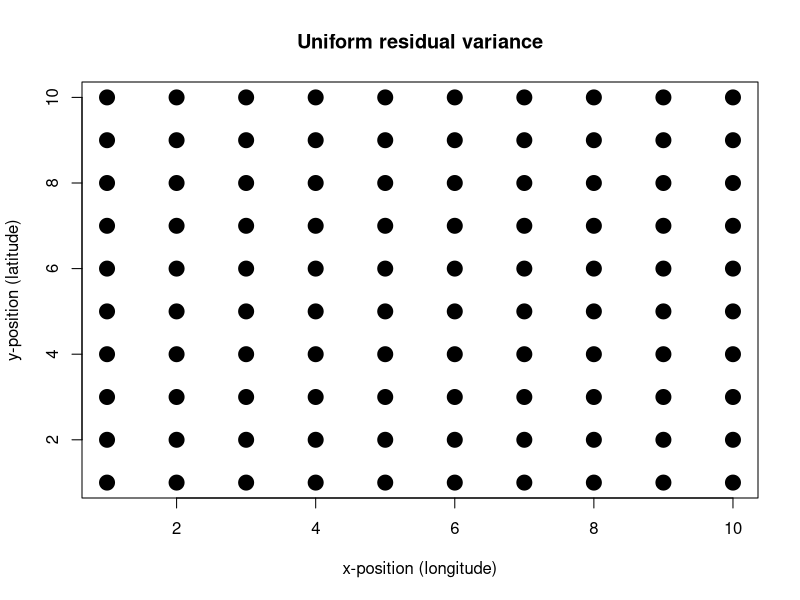
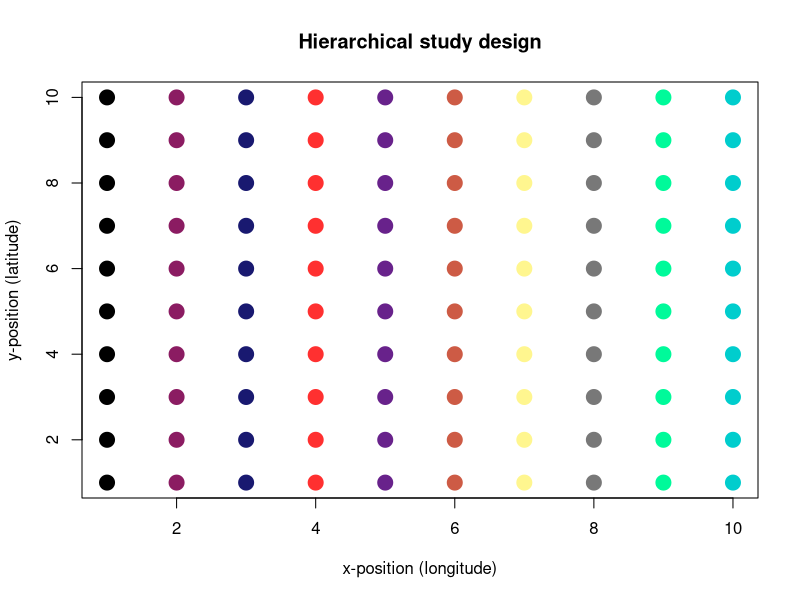
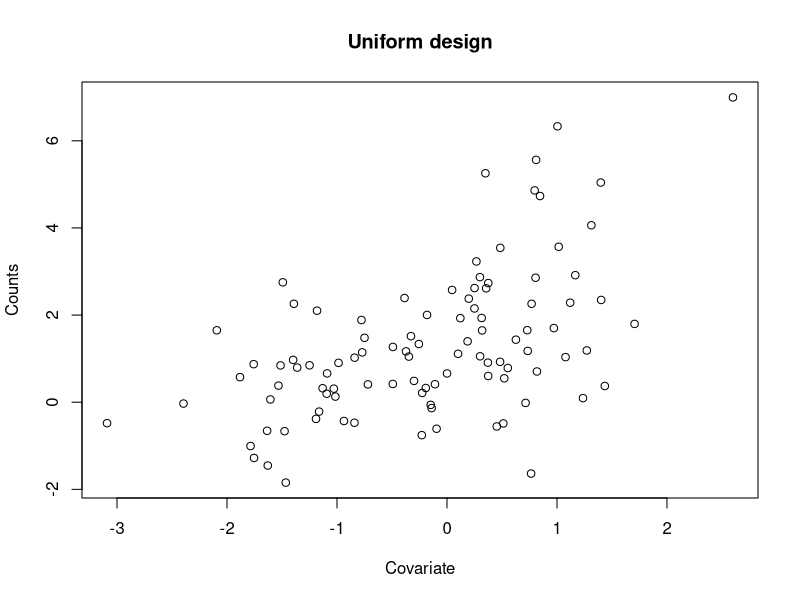
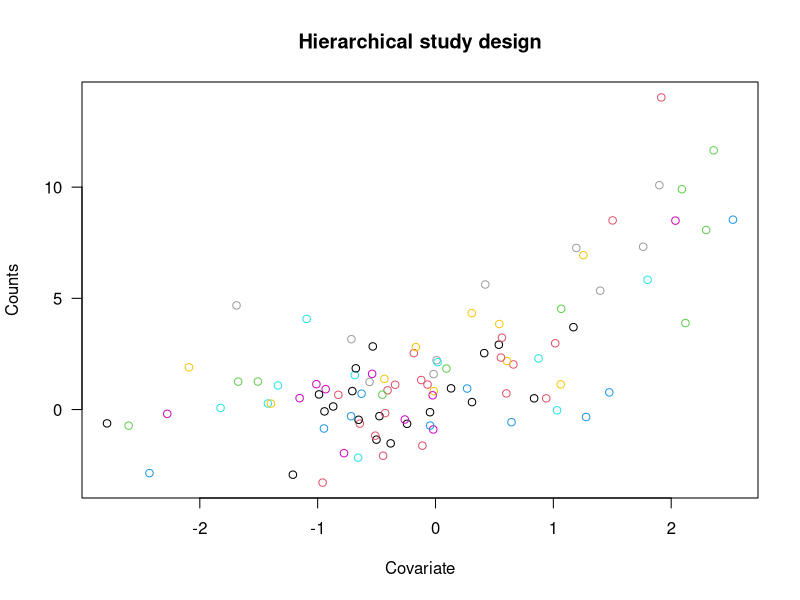

The R source for these figures, in order:
## ---- chunk 1
knitr::opts_chunk$set(echo = TRUE)
## ---- chunk 2
x_cord <- 1:10
y_cord <- 1:10
d <- expand.grid(x_cord,y_cord)
plot(d,pch=19,col="black",cex=2,xlab="x-position (longitude)",ylab="y-position (latitude)"
     ,main="Uniform residual variance")

## ---- chunk 3

patches <-c("black","maroon4","midnightblue","firebrick1","darkorchid4",
            "coral3","khaki1","gray47","mediumspringgreen","cyan3")

plot(d,pch=19,col=patches,cex=2,xlab="x-position (longitude)",ylab="y-position (latitude)"
     ,main="Hierarchical study design")
## ---- chunk 4
n = 100
x = rnorm(n)
beta1 = 0
beta2 = 1
sigma = 1
L = beta1 + beta2*x
y = rpois(n,exp(L)) + rnorm(n, sd=sigma)
plot(x,y,xlab="Covariate",ylab="Counts"
     ,main="Uniform design")
## ---- chunk 5
n = 100
x = rnorm(n)
beta1 = 0
beta2 = 1
sigma = 1
L = beta1 + beta2*x
np = 10
sample.id = 1:n
plot.id = c(rep(1:10,10))
sigma.plot = 1
ap = rnorm(np, sd = sigma.plot)
a = ap[plot.id]
y = rpois(n,exp(L)) + a + rnorm(n, sd = sigma)
plot.id = as.factor(plot.id)
plot(x,y,col = plot.id, las = 1,xlab="Covariate",ylab="Counts"
     ,main="Hierarchical study design")
